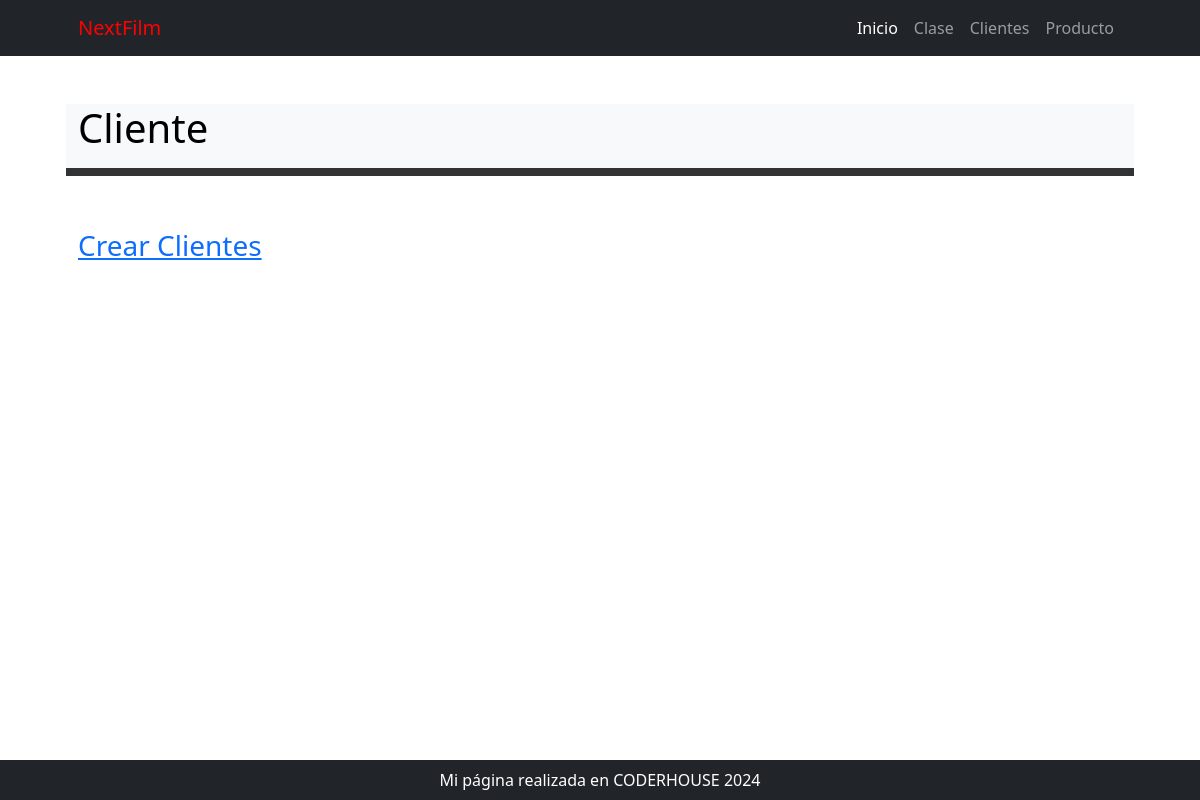
Page /cliente/ on the earlier database version.
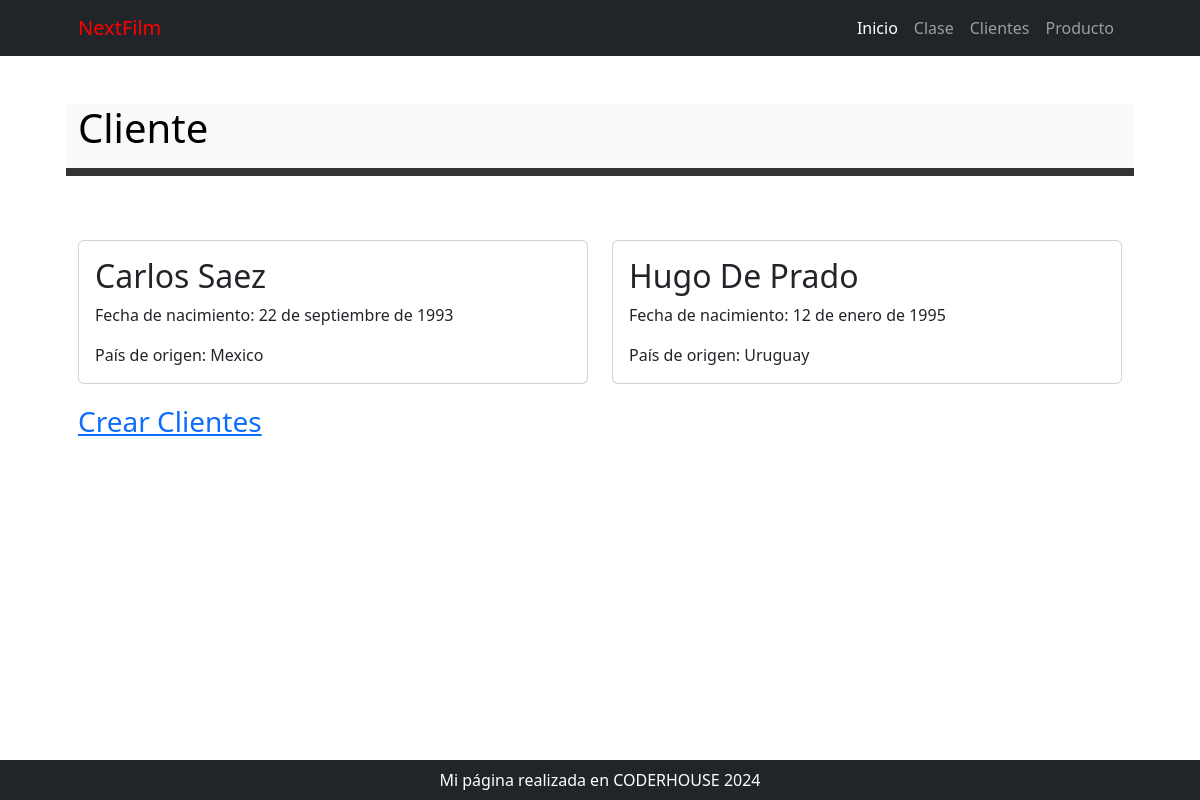
Same page on the later database version.
### cliente/models.py (models this page shows, shortened)
class Cliente(models.Model):
    nombre = models.CharField(max_length=50)
    apellido = models.CharField(max_length=50)
    nacimiento = models.DateField(null=True)
    pais_origen_id = models.ForeignKey(Pais, on_delete=models.SET_NULL, null=True, blank = True, verbose_name="país de origen")

class Pais(models.Model):
    nombre = models.CharField(max_length=50, verbose_name="país")
    def __str__(self):
        return self.nombre
    class Meta:
        verbose_name_plural = "países"

### cliente/views.py (the view)
# urls.py: path("", views.home, name="home"),
def home(request):
    consulta_clientes = models.Cliente.objects.all
    context = {"clientes": consulta_clientes}
    return render(request, "cliente/index.html", context)

### cliente/templates/cliente/index.html
{% extends 'core/base.html' %}
{% block title %}
    {% include 'core/components/titulo1.html' with titulo="Cliente" %}
{% endblock title %}
{% block content %}
<div class="row">
    {% for cliente in clientes %}
        <div class="col-md-6">
            <div class="card my-3">
                <div class="card-body">
                    <h2 class="card-title">{{ cliente.nombre }} {{ cliente.apellido }}</h2>
                    <p class="card-text">Fecha de nacimiento: {{ cliente.nacimiento }}</p>
                    <p class="card-text">País de origen: {{ cliente.pais_origen_id }}</p>
                </div>
            </div>
        </div>
    {% endfor %}
</div>
{% endblock content %}
{% block content1 %}
    <div class="fs-3 pb-4 ">
        <a href="{% url 'cliente:cliente_create' %}">Crear Clientes</a>
    </div>
{% endblock content1 %}

Differences in the rows shown:
added Cliente: nombre "Carlos", apellido "Saez", nacimiento "22 de septiembre de 1993", pais_origen_id "Mexico"
added Cliente: nombre "Hugo", apellido "De Prado", nacimiento "12 de enero de 1995", pais_origen_id "Uruguay"
